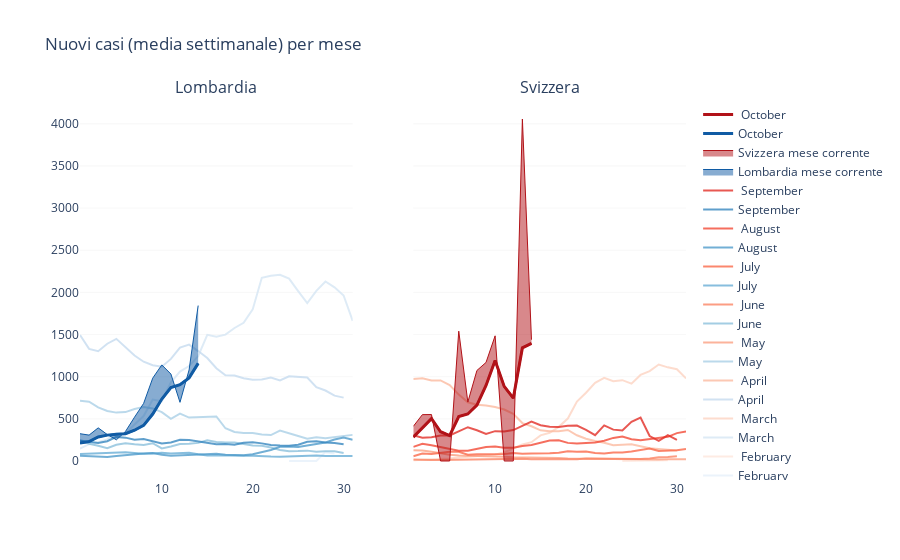

The notebook cell saved with this chart:
### Code cell
m_traces=[]
c_c = 0 # color counter
for m in un_m:
    # data selection
    temp = combined[combined.index.month == m ]
    temp_lom = temp['new_lom_smooth']
    temp_ch = temp['new_ch_smooth']
    current_lom=temp['new_cases_lom']
    current_ch=temp['new_cases_ch']
    
    
    # prepare string and colour
    month_s = pd.to_datetime("2020-1-1").replace(month=int(m)).month_name()    
    col_lom = pal_lom[c_c]
    col_ch = pal_ch[c_c]
    m_s = 2
    m_o = 0.8 # marker opacity
    

    # create monthly traces
    if m == pd.to_datetime('today').month:
        # change viz param for current month
        m_o=1
        col_lom = pal_lom[c_c+1]
        col_ch = pal_ch[c_c+1]
        m_s = 3
        #remove for filled area
        """ note the traces have to be created one for each country otherwise they are assigned 
        to the wrong subplot"""
        area_lom1 = go.Scatter(x = temp_lom.index.day, 
                             y=temp_lom,
                             fill=None,
                             mode='lines',
                             line_color=col_lom,
                             showlegend=False
                            )
        area_ch1 = go.Scatter(x = temp_lom.index.day, 
                             y=temp_ch,
                             fill=None,
                             mode='lines',
                             line_color=col_ch,
                               showlegend=False
                            )
        area_lom2 = go.Scatter(x = temp_lom.index.day, 
                               y = current_lom,
                               fill='tonexty', # fill area between trace0 and trace1
                               mode='lines', 
                               line={'color' : col_lom, 'width': 1},
                               name= "Lombardia mese corrente",
                               hovertemplate="Lombardia: %{x}<br>nuovi casi : %{y:.1f}", 
                              
                              )
        area_ch2 = go.Scatter(x = temp_lom.index.day, 
                               y = current_ch,
                               fill='tonexty', # fill area between trace0 and trace1
                               mode='lines', 
                               line={'color' : col_ch, 'width': 1},
                               name= "Svizzera mese corrente",
                               hovertemplate="Svizzera: %{x}<br>nuovi casi : %{y:.1f}", 
                             )

        
        m_traces.extend([#th_m_lom,
                         #th_m_ch, 
                         area_lom1,area_ch1, area_lom2, area_ch2])
        
  
    m_lom=go.Scatter(x = temp_lom.index.day, 
                   y = temp_lom, 
                   name= f"{month_s}", 
                   marker_color=col_lom, 
                   line={'width': m_s},
                   opacity=m_o,
                   mode="lines",
                   hovertemplate=f"Lombardia: %{{x}} {month_s}<br>nuovi casi (media sett.): %{{y:.1f}}", 
                   showlegend=True
                    )
    m_ch=go.Scatter(x = temp_ch.index.day, 
                   y = temp_ch, 
                   name= f" {month_s}", 
                   marker_color=col_ch,
                   line={'width': m_s},
                   opacity=m_o,
                    text=month_s,
                   mode="lines",
                    hovertemplate=f"Svizzera: %{{x}} {month_s} <br>nuovi casi (media sett.): %{{y:.1f}}", 
                    showlegend=True
                   )
    m_traces.append(m_lom)
    m_traces.append(m_ch)
    c_c=c_c+1
# define which subplot
row_pos = tuple([1]*(len(m_traces)))   
col_pos = tuple([1,2]*(int(len(m_traces)/2)))
# add traces

fig1 =  make_subplots(rows=1, cols=2, 
                      subplot_titles=('Lombardia', 'Svizzera'), 
                      shared_yaxes =True
                     )
fig1.add_traces(m_traces, rows=row_pos, cols=col_pos)
#update layout
fig1.update_layout(plot_bgcolor="white", title="Nuovi casi (media settimanale) per mese")
fig1.update_yaxes(showgrid=True, gridwidth=0.2, gridcolor='lightgrey')
fig1.show()

### Figure 1 — Plotly figure (JSON) as saved in the notebook; plotly's stock layout.template omitted (floating-point values rounded to 4 significant figures)
{"data": [{"hovertemplate": "Lombardia: %{x} February<br>nuovi casi (media sett.): %{y:.1f}", "line": {"width": 2}, "marker": {"color": "#e7f0fa"}, "mode": "lines", "name": "February", "opacity": 0.8, "showlegend": true, "type": "scatter", "x": [24, 25, 26, 27, 28, 29], "xaxis": "x", "y": [0, 0, 0, 0, 105, 88], "yaxis": "y"}, {"hovertemplate": "Svizzera: %{x} February <br>nuovi casi (media sett.): %{y:.1f}", "line": {"width": 2}, "marker": {"color": "#fee7dc"}, "mode": "lines", "name": " February", "opacity": 0.8, "showlegend": true, "text": "February", "type": "scatter", "x": [24, 25, 26, 27, 28, 29], "xaxis": "x2", "y": [0, 0, 0, 0, 6, 8], "yaxis": "y2"}, {"hovertemplate": "Lombardia: %{x} March<br>nuovi casi (media sett.): %{y:.1f}", "line": {"width": 2}, "marker": {"color": "#d6e6f4"}, "mode": "lines", "name": "March", "opacity": 0.8, "showlegend": true, "type": "scatter", "x": [1, 2, 3, 4, 5, 6, 7, 8, 9, 10, 11, 12, 13, 14, 15, 16, 17, 18, 19, 20, 21, 22, 23, 24, 25, 26, 27, 28, 29, 30, 31], "xaxis": "x", "y": [148, 199, 223, 257, 327, 325, 433, 533, 729, 708, 933, 1061, 1126, 1243, 1496, 1473, 1499, 1578, 1639, 1798, 2173, 2197, 2209, 2163, 2016, 1874, 2018, 2130, 2060, 1963, 1663], "yaxis": "y"}, {"hovertemplate": "Svizzera: %{x} March <br>nuovi casi (media sett.): %{y:.1f}", "line": {"width": 2}, "marker": {"color": "#fdd4c2"}, "mode": "lines", "name": " March", "opacity": 0.8, "showlegend": true, "text": "March", "type": "scatter", "x": [1, 2, 3, 4, 5, 6, 7, 8, 9, 10, 11, 12, 13, 14, 15, 16, 17, 18, 19, 20, 21, 22, 23, 24, 25, 26, 27, 28, 29, 30, 31], "xaxis": "x2", "y": [10, 13, 17, 22, 31, 41, 49, 56, 61, 75, 103, 147, 196, 223, 304, 335, 405, 504, 705, 810, 928, 987, 947, 959, 918, 1021, 1066, 1144, 1111, 1088, 980], "yaxis": "y2"}, {"hovertemplate": "Lombardia: %{x} April<br>nuovi casi (media sett.): %{y:.1f}", "line": {"width": 2}, "marker": {"color": "#c6dbef"}, "mode": "lines", "name": "April", "opacity": 0.8, "showlegend": true, "type": "scatter", "x": [1, 2, 3, 4, 5, 6, 7, 8, 9, 10, 11, 12, 13, 14, 15, 16, 17, 18, 19, 20, 21, 22, 23, 24, 25, 26, 27, 28, 29, 30], "xaxis": "x", "y": [1495, 1330, 1302, 1391, 1449, 1352, 1252, 1178, 1136, 1118, 1211, 1345, 1380, 1304, 1221, 1100, 1016, 1013, 982, 963, 967, 991, 956, 1004, 999, 991, 877, 836, 775, 752], "yaxis": "y"}, {"hovertemplate": "Svizzera: %{x} April <br>nuovi casi (media sett.): %{y:.1f}", "line": {"width": 2}, "marker": {"color": "#fcbba1"}, "mode": "lines", "name": " April", "opacity": 0.8, "showlegend": true, "text": "April", "type": "scatter", "x": [1, 2, 3, 4, 5, 6, 7, 8, 9, 10, 11, 12, 13, 14, 15, 16, 17, 18, 19, 20, 21, 22, 23, 24, 25, 26, 27, 28, 29, 30], "xaxis": "x2", "y": [972, 982, 954, 956, 901, 788, 696, 667, 659, 640, 611, 560, 450, 412, 364, 354, 353, 368, 305, 264, 237, 217, 187, 188, 198, 176, 152, 142, 131, 125], "yaxis": "y2"}, {"hovertemplate": "Lombardia: %{x} May<br>nuovi casi (media sett.): %{y:.1f}", "line": {"width": 2}, "marker": {"color": "#abd0e6"}, "mode": "lines", "name": "May", "opacity": 0.8, "showlegend": true, "type": "scatter", "x": [1, 2, 3, 4, 5, 6, 7, 8, 9, 10, 11, 12, 13, 14, 15, 16, 17, 18, 19, 20, 21, 22, 23, 24, 25, 26, 27, 28, 29, 30, 31], "xaxis": "x", "y": [716, 704, 636, 594, 574, 580, 617, 639, 624, 580, 500, 563, 515, 519, 522, 529, 388, 344, 332, 331, 314, 308, 361, 325, 296, 265, 283, 271, 285, 300, 310], "yaxis": "y"}, {"hovertemplate": "Svizzera: %{x} May <br>nuovi casi (media sett.): %{y:.1f}", "line": {"width": 2}, "marker": {"color": "#fca082"}, "mode": "lines", "name": " May", "opacity": 0.8, "showlegend": true, "text": "May", "type": "scatter", "x": [1, 2, 3, 4, 5, 6, 7, 8, 9, 10, 11, 12, 13, 14, 15, 16, 17, 18, 19, 20, 21, 22, 23, 24, 25, 26, 27, 28, 29, 30, 31], "xaxis": "x2", "y": [128, 125, 110, 87, 73, 64, 62, 59, 62, 57, 51, 44, 44, 42, 42, 39, 36, 30, 29, 28, 26, 26, 24, 18, 15, 14, 13, 18, 22, 22, 21], "yaxis": "y2"}, {"hovertemplate": "Lombardia: %{x} June<br>nuovi casi (media sett.): %{y:.1f}", "line": {"width": 2}, "marker": {"color": "#8dc1dd"}, "mode": "lines", "name": "June", "opacity": 0.8, "showlegend": true, "type": "scatter", "x": [1, 2, 3, 4, 5, 6, 7, 8, 9, 10, 11, 12, 13, 14, 15, 16, 17, 18, 19, 20, 21, 22, 23, 24, 25, 26, 27, 28, 29, 30], "xaxis": "x", "y": [243, 204, 181, 153, 192, 210, 198, 189, 211, 150, 172, 201, 205, 215, 247, 225, 219, 220, 203, 184, 181, 161, 131, 117, 118, 123, 110, 117, 115, 94], "yaxis": "y"}, {"hovertemplate": "Svizzera: %{x} June <br>nuovi casi (media sett.): %{y:.1f}", "line": {"width": 2}, "marker": {"color": "#fc8565"}, "mode": "lines", "name": " June", "opacity": 0.8, "showlegend": true, "text": "June", "type": "scatter", "x": [1, 2, 3, 4, 5, 6, 7, 8, 9, 10, 11, 12, 13, 14, 15, 16, 17, 18, 19, 20, 21, 22, 23, 24, 25, 26, 27, 28, 29, 30], "xaxis": "x2", "y": [18, 13, 11, 13, 15, 17, 16, 15, 18, 17, 19, 23, 27, 21, 21, 22, 22, 19, 21, 29, 27, 26, 23, 27, 17, 23, 31, 44, 48, 55], "yaxis": "y2"}, {"hovertemplate": "Lombardia: %{x} July<br>nuovi casi (media sett.): %{y:.1f}", "line": {"width": 2}, "marker": {"color": "#6aaed6"}, "mode": "lines", "name": "July", "opacity": 0.8, "showlegend": true, "type": "scatter", "x": [1, 2, 3, 4, 5, 6, 7, 8, 9, 10, 11, 12, 13, 14, 15, 16, 17, 18, 19, 20, 21, 22, 23, 24, 25, 26, 27, 28, 29, 30, 31], "xaxis": "x", "y": [84, 88, 92, 95, 103, 103, 94, 85, 90, 97, 89, 93, 98, 80, 66, 68, 64, 63, 63, 62, 53, 52, 51, 55, 59, 67, 64, 58, 57, 59, 59], "yaxis": "y"}, {"hovertemplate": "Svizzera: %{x} July <br>nuovi casi (media sett.): %{y:.1f}", "line": {"width": 2}, "marker": {"color": "#fb694a"}, "mode": "lines", "name": " July", "opacity": 0.8, "showlegend": true, "text": "July", "type": "scatter", "x": [1, 2, 3, 4, 5, 6, 7, 8, 9, 10, 11, 12, 13, 14, 15, 16, 17, 18, 19, 20, 21, 22, 23, 24, 25, 26, 27, 28, 29, 30, 31], "xaxis": "x2", "y": [57, 89, 82, 96, 109, 110, 75, 80, 79, 77, 84, 96, 85, 89, 86, 91, 98, 116, 109, 114, 96, 90, 100, 101, 112, 133, 147, 118, 121, 129, 143], "yaxis": "y2"}, {"hovertemplate": "Lombardia: %{x} August<br>nuovi casi (media sett.): %{y:.1f}", "line": {"width": 2}, "marker": {"color": "#4f9bcb"}, "mode": "lines", "name": "August", "opacity": 0.8, "showlegend": true, "type": "scatter", "x": [1, 2, 3, 4, 5, 6, 7, 8, 9, 10, 11, 12, 13, 14, 15, 16, 17, 18, 19, 20, 21, 22, 23, 24, 25, 26, 27, 28, 29, 30, 31], "xaxis": "x", "y": [63, 60, 56, 47, 60, 72, 78, 89, 94, 73, 63, 69, 69, 74, 87, 85, 73, 69, 67, 79, 102, 130, 168, 172, 165, 184, 204, 220, 255, 279, 252], "yaxis": "y"}, {"hovertemplate": "Svizzera: %{x} August <br>nuovi casi (media sett.): %{y:.1f}", "line": {"width": 2}, "marker": {"color": "#f34a36"}, "mode": "lines", "name": " August", "opacity": 0.8, "showlegend": true, "text": "August", "type": "scatter", "x": [1, 2, 3, 4, 5, 6, 7, 8, 9, 10, 11, 12, 13, 14, 15, 16, 17, 18, 19, 20, 21, 22, 23, 24, 25, 26, 27, 28, 29, 30, 31], "xaxis": "x2", "y": [168, 204, 187, 162, 144, 121, 121, 143, 167, 171, 156, 157, 179, 190, 213, 242, 245, 215, 208, 216, 219, 240, 274, 290, 259, 247, 261, 274, 287, 331, 349], "yaxis": "y2"}, {"hovertemplate": "Lombardia: %{x} September<br>nuovi casi (media sett.): %{y:.1f}", "line": {"width": 2}, "marker": {"color": "#3787c0"}, "mode": "lines", "name": "September", "opacity": 0.8, "showlegend": true, "type": "scatter", "x": [1, 2, 3, 4, 5, 6, 7, 8, 9, 10, 11, 12, 13, 14, 15, 16, 17, 18, 19, 20, 21, 22, 23, 24, 25, 26, 27, 28, 29, 30], "xaxis": "x", "y": [243, 227, 215, 235, 286, 277, 252, 260, 236, 208, 220, 252, 250, 232, 218, 198, 201, 193, 216, 223, 209, 190, 184, 181, 194, 228, 234, 219, 214, 199], "yaxis": "y"}, {"hovertemplate": "Svizzera: %{x} September <br>nuovi casi (media sett.): %{y:.1f}", "line": {"width": 2}, "marker": {"color": "#e32f27"}, "mode": "lines", "name": " September", "opacity": 0.8, "showlegend": true, "text": "September", "type": "scatter", "x": [1, 2, 3, 4, 5, 6, 7, 8, 9, 10, 11, 12, 13, 14, 15, 16, 17, 18, 19, 20, 21, 22, 23, 24, 25, 26, 27, 28, 29, 30], "xaxis": "x2", "y": [305, 277, 283, 302, 303, 356, 401, 365, 320, 354, 350, 367, 422, 467, 425, 407, 404, 417, 420, 369, 306, 422, 372, 362, 464, 515, 296, 239, 308, 251], "yaxis": "y2"}, {"line": {"color": "#105ba4"}, "mode": "lines", "showlegend": false, "type": "scatter", "x": [1, 2, 3, 4, 5, 6, 7, 8, 9, 10, 11, 12, 13, 14], "xaxis": "x", "y": [212, 230, 285, 307, 317, 323, 365, 423, 557, 735, 871, 906, 986, 1158], "yaxis": "y"}, {"line": {"color": "#b11218"}, "mode": "lines", "showlegend": false, "type": "scatter", "x": [1, 2, 3, 4, 5, 6, 7, 8, 9, 10, 11, 12, 13, 14], "xaxis": "x2", "y": [283, 393, 503, 347, 302, 528, 558, 662, 896, 1193, 885, 745, 1342, 1396], "yaxis": "y2"}, {"fill": "tonexty", "hovertemplate": "Lombardia: %{x}<br>nuovi casi : %{y:.1f}", "line": {"color": "#105ba4", "width": 1}, "mode": "lines", "name": "Lombardia mese corrente", "type": "scatter", "x": [1, 2, 3, 4, 5, 6, 7, 8, 9, 10, 11, 12, 13, 14], "xaxis": "x", "y": [324, 307, 393, 314, 251, 350, 520, 683, 983, 1140, 1032, 696, 1080, 1844], "yaxis": "y"}, {"fill": "tonexty", "hovertemplate": "Svizzera: %{x}<br>nuovi casi : %{y:.1f}", "line": {"color": "#b11218", "width": 1}, "mode": "lines", "name": "Svizzera mese corrente", "type": "scatter", "x": [1, 2, 3, 4, 5, 6, 7, 8, 9, 10, 11, 12, 13, 14], "xaxis": "x2", "y": [411, 550, 551, 0, 0, 1540, 699, 1074, 1169, 1485, 0, 0, 4057, 1439], "yaxis": "y2"}, {"hovertemplate": "Lombardia: %{x} October<br>nuovi casi (media sett.): %{y:.1f}", "line": {"width": 3}, "marker": {"color": "#105ba4"}, "mode": "lines", "name": "October", "opacity": 1, "showlegend": true, "type": "scatter", "x": [1, 2, 3, 4, 5, 6, 7, 8, 9, 10, 11, 12, 13, 14], "xaxis": "x", "y": [212, 230, 285, 307, 317, 323, 365, 423, 557, 735, 871, 906, 986, 1158], "yaxis": "y"}, {"hovertemplate": "Svizzera: %{x} October <br>nuovi casi (media sett.): %{y:.1f}", "line": {"width": 3}, "marker": {"color": "#b11218"}, "mode": "lines", "name": " October", "opacity": 1, "showlegend": true, "text": "October", "type": "scatter", "x": [1, 2, 3, 4, 5, 6, 7, 8, 9, 10, 11, 12, 13, 14], "xaxis": "x2", "y": [283, 393, 503, 347, 302, 528, 558, 662, 896, 1193, 885, 745, 1342, 1396], "yaxis": "y2"}], "layout": {"annotations": [{"font": {"size": 16}, "showarrow": false, "text": "Lombardia", "x": 0.225, "xanchor": "center", "xref": "paper", "y": 1, "yanchor": "bottom", "yref": "paper"}, {"font": {"size": 16}, "showarrow": false, "text": "Svizzera", "x": 0.775, "xanchor": "center", "xref": "paper", "y": 1, "yanchor": "bottom", "yref": "paper"}], "plot_bgcolor": "white", "title": {"text": "Nuovi casi (media settimanale) per mese"}, "xaxis": {"anchor": "y", "domain": [0, 0.45]}, "xaxis2": {"anchor": "y2", "domain": [0.55, 1]}, "yaxis": {"anchor": "x", "domain": [0, 1], "gridcolor": "lightgrey", "gridwidth": 0.2, "showgrid": true}, "yaxis2": {"anchor": "x2", "domain": [0, 1], "gridcolor": "lightgrey", "gridwidth": 0.2, "matches": "y", "showgrid": true, "showticklabels": false}}}
